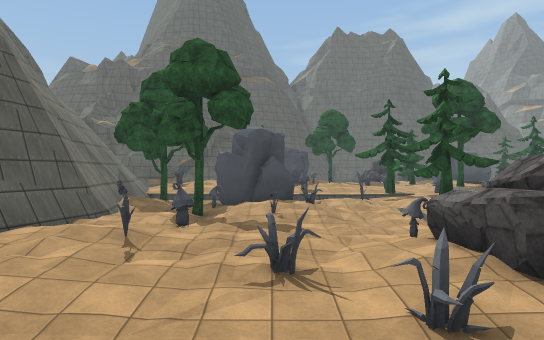
[1] (above)

19 first-person views from a walk through a 3-D level made in the Unity game engine. The camera is 1.4 m above the floor, looks level and sees 75° across. The floor is counted in squares, 2 m on a side. Each view is taken from the middle of a square. On the plan, view 1 faces up. The plan holds only what a view shows up to about 11 squares ahead; the rest is blank. The place goes on beyond the plan. The player character is not drawn. Surface patterns are stand-ins for the level's own textures.

[2]
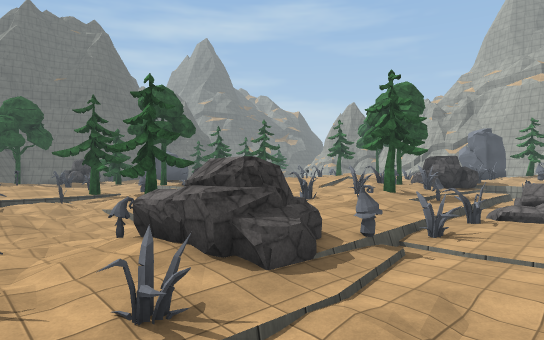

[3]
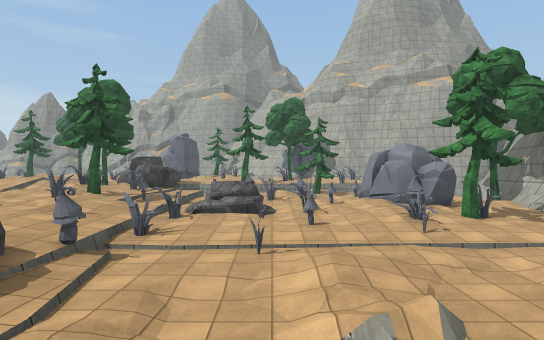

[4]
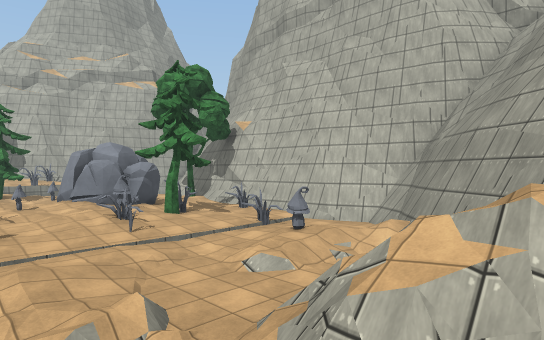

[5]
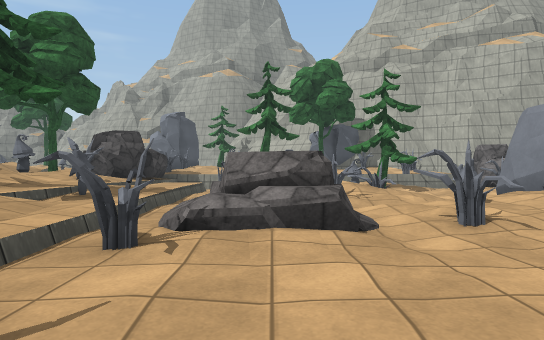

[6]
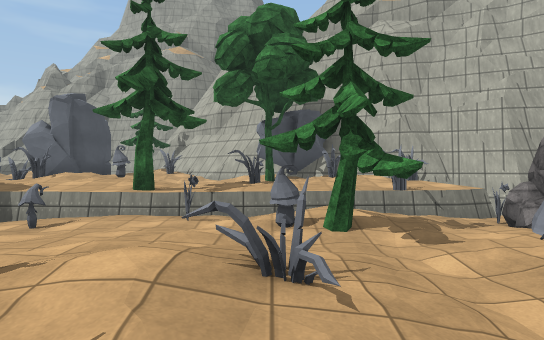

[7]
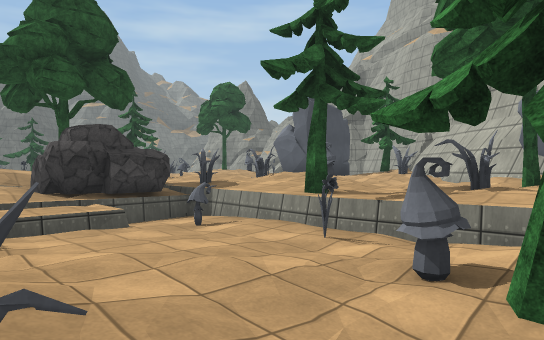

[8]
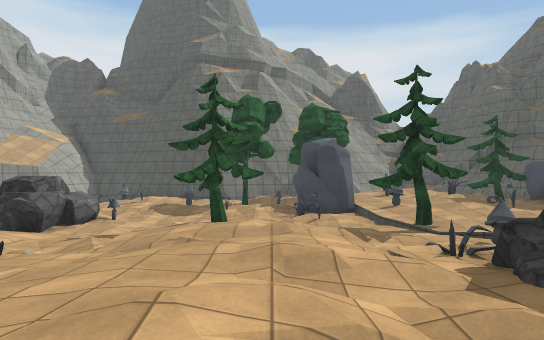

[9]
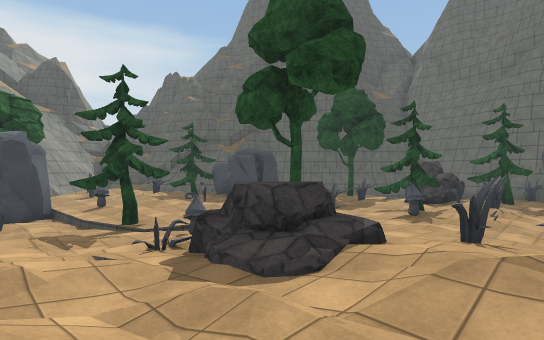

[10]
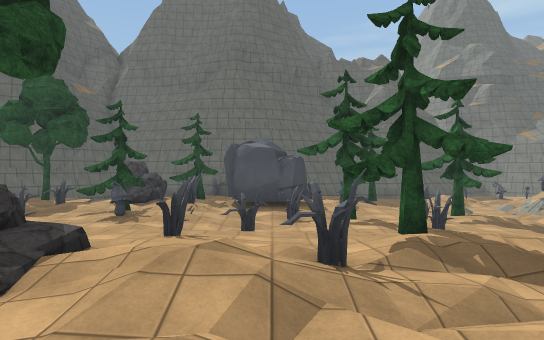

[11]
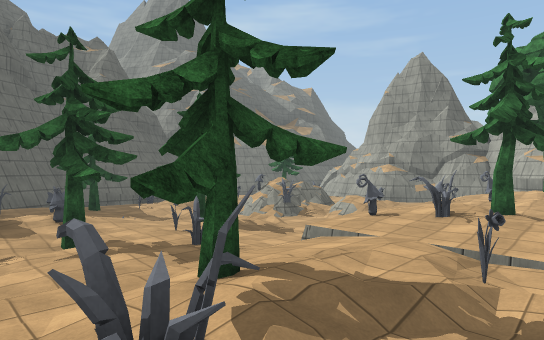

[12]
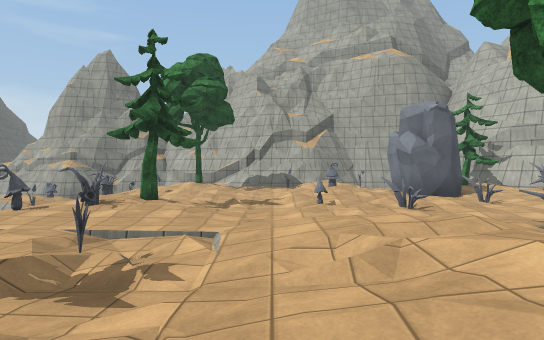

[13]
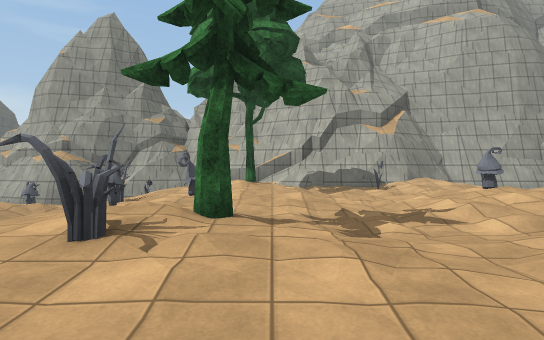

[14]
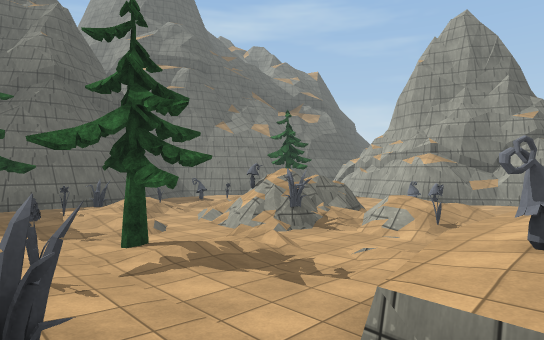

[15]
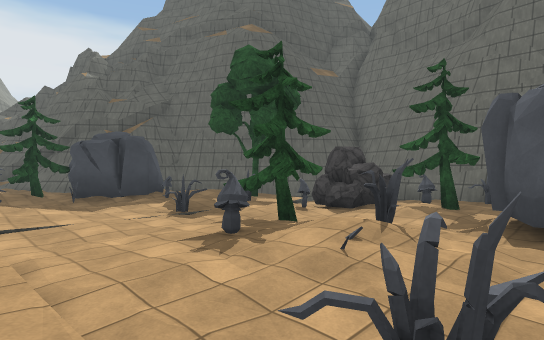

[16]
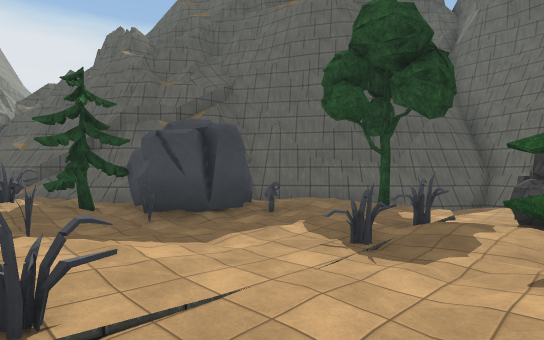

[17]
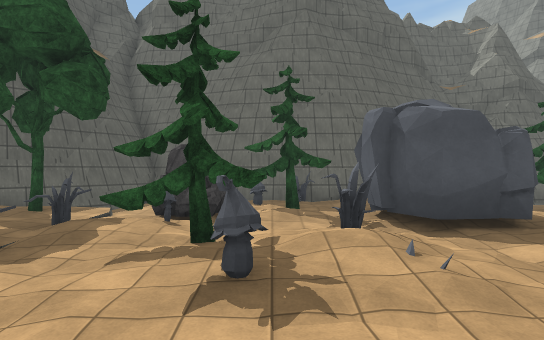

[18]
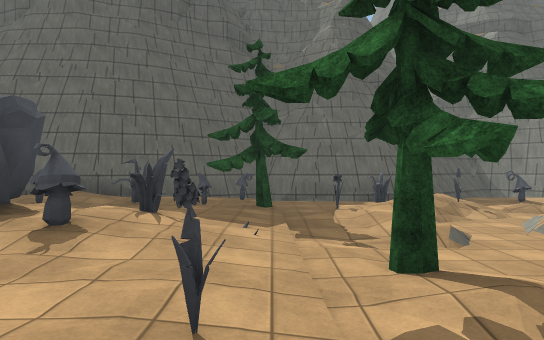

[19]
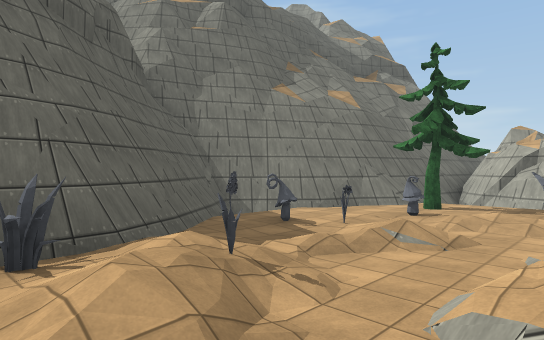

### Floor plan
Key: @ floor where view 1 was taken; # wall or solid block; . main floor; : floor 0.25 m higher than the main floor; - floor 0.25 m lower than the main floor; + floor 0.5 m higher than the main floor; _ floor 0.5 m lower than the main floor; * floor 0.75 m higher than the main floor; < floor 0.75 m lower than the main floor; % floor 1 m higher than the main floor; & floor 1.25 m higher than the main floor; $ floor 1.5 m higher than the main floor; / step, stairs or slope; = window, fence, low wall or low ledge; ^ raised ledge; v drop or lower ground; T tree; M mushroom; R rock; O other object.
Columns run from 5 left of view 1 to 28 right of it. Each row starts with its distance up from view 1.
 27                          ######
 26                        ###...#####
 25          ###     ########-M-..=/##
 24         ##:#######:M..../--O-MT.v#
 23        ##v:.::O++O:MT../O-///...##
 22       ##//.RRM+:O::T.O:------.O.#
 21     ###*T+:RRT:OO++:.-:-//
 20      ++**+:M:::OOO+OO---/O     #
 19      OOM++O+T:+OO+M:..--/O#=  O#
 18   ## OO+++O+TTO++:::.T..-//   .#
 17 ####TTO:+:::+MO+O:T:O.---/% M .^#
 16 ##*+TT::++::+++:.::O..-.-O//....#
 15    %**+O*+O:::::O:::.=/***O**O=
 14      ++**+. ***O++*++*M%%M%%&
 13     +++**+. T*%%*TT%**OT%*M&$
 12     ::M++T:M+R//O*/O+*%%*%%%T& #
 11  #T.OO....::OR///*+*******%%%%=#
 10  #:.OOO:O:+//%*%%%*%%*****%*%%##
  9  #:-O+:./:*%%&/&/&/&& %%M&&%*O##
  8  #.T.O.-TT**/%&&  $&& O%%&M%%&##
  7  #..----/:+++*%/  /T* *%%%%%%O #
  6  #.M..--..::O**%OM*R O*%%*OO   #
  5  #::::-M.../OO+T*O*RR***O*OO   #
  4   :O...RRR:O++++++++R*%O%*%%   #
  3   ...O.RRM:::::M:::=-*%M%*%O#
  2    --/O--__O-OR..O..M*%%*/O##
  1        ____--/&R.:...T****##
  0      @  <_O--/R-O+:.O****##
 -1        </---MO...O.M.*OTO#
 -2      #=/<<--...M...T:/%O##
 -3       //<<_OO:MOOM...O*%#
 -4         </_-OTOO  ./R#*O#
 -5       #//M_O....O  RR= ##
 -6       ##/-_-O..T    R ##
 -7        ##########

Where each view was taken, in squares from view 1:
view 1: 0 up, 0 right, facing up
view 2: 0 up, 0 right, facing up-right
view 3: 0 up, 0 right, facing right
view 4: 0 up, 0 right, facing down-right
view 5: 1 up, 5 right, facing right
view 6: 1 down, 10 right, facing right
view 7: 2 down, 12 right, facing up-right
view 8: 9 up, 11 right, facing left
view 9: 9 up, 11 right, facing up-left
view 10: 9 up, 11 right, facing up
view 11: 11 up, 11 right, facing up-right
view 12: 10 up, 11 right, facing right
view 13: 12 up, 15 right, facing right
view 14: 14 up, 14 right, facing up-right
view 15: 14 up, 11 right, facing up-left
view 16: 14 up, 7 right, facing up-left
view 17: 14 up, 8 right, facing up
view 18: 16 up, 15 right, facing up
view 19: 21 up, 17 right, facing up-right
